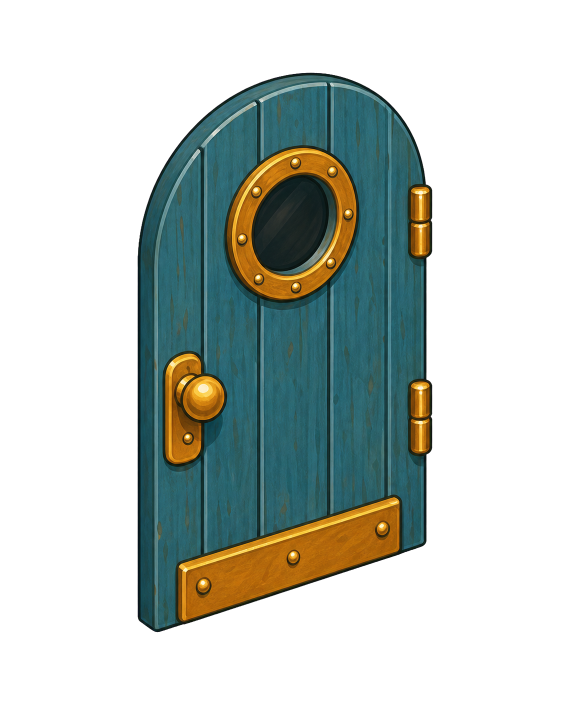
#> input picture assets/model-library/house/v2/candidates/main-door-closed-bottom-right-v3-cutout.png, 1122 x 1402 px (shown at 1/2 size); the run also reads 1 picture not shown here
$ python build-house-door-candidate.py
#> lines starting #> are read from the running program, lines starting #| are printed output that depends on the picture; after the words box and inside, x2 and y2 are one past the last pixel; in counts of white or black regions, pixels touching at a corner belong together
#!/usr/bin/env python3
"""Normalize a generated closed-door candidate to the house aperture contract."""

from __future__ import annotations

import argparse
from pathlib import Path

from PIL import Image, ImageOps


ROOT = Path(__file__).resolve().parents[1]
PACKAGE = ROOT / "assets/model-library/house/v2"
CANDIDATES = PACKAGE / "candidates"
DEFAULT_SOURCE = CANDIDATES / "main-door-closed-bottom-right-v3-cutout.png"
DEFAULT_OUTPUT = CANDIDATES / "main-door-closed-bottom-right-v3.png"
DEFAULT_ASSEMBLY = PACKAGE / "validation/door-closed-bottom-right-v3-assembly.png"
DEFAULT_DETAIL = PACKAGE / "validation/door-closed-bottom-right-v3-detail.png"


def main() -> None:
    parser = argparse.ArgumentParser()
    parser.add_argument("--source", type=Path, default=DEFAULT_SOURCE)
    parser.add_argument("--output", type=Path, default=DEFAULT_OUTPUT)
    parser.add_argument("--assembly", type=Path, default=DEFAULT_ASSEMBLY)
    parser.add_argument("--detail", type=Path, default=DEFAULT_DETAIL)
    args = parser.parse_args()
    for name in ("source", "output", "assembly", "detail"):
        value = getattr(args, name)
        if not value.is_absolute():
            setattr(args, name, ROOT / value)

    mask = Image.open(PACKAGE / "main-door-fit-mask-v2.png").convert("RGBA").getchannel("A")
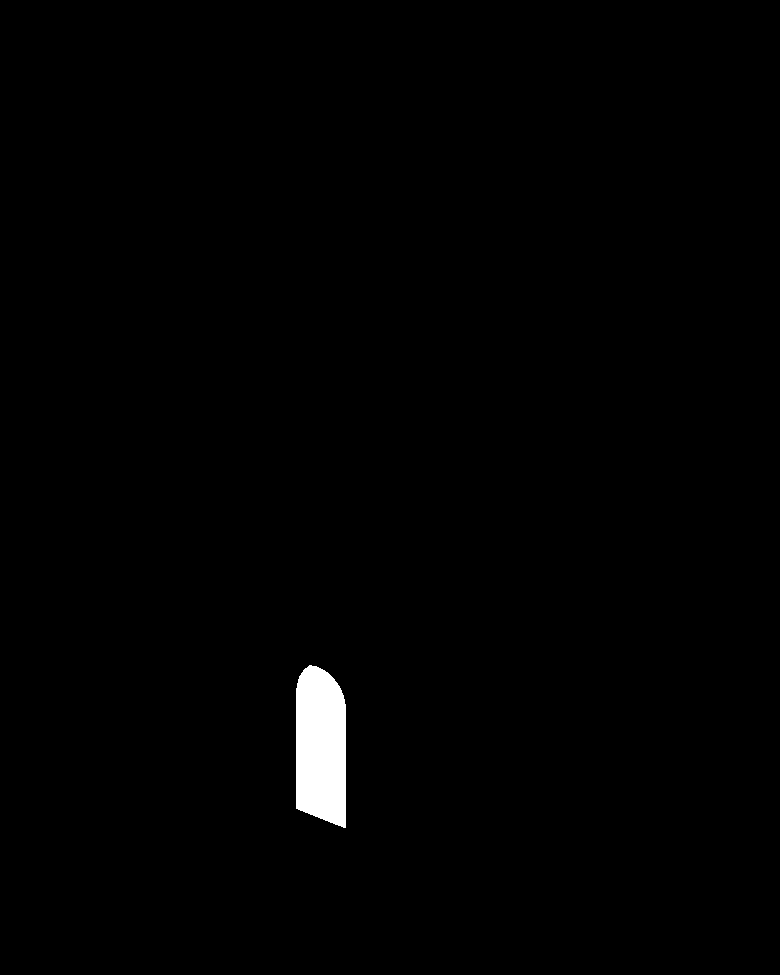
#> mask: PIL image 780x975 L; 0.94% white; 1 white region, box (x1, y1, x2, y2) and area: (296, 665, 346, 828) 7178
    mask_bbox = mask.getbbox()
#> mask_bbox = (296, 665, 346, 828)
    if mask_bbox is None:
        raise ValueError("House doorway mask has no visible pixels")

    source = Image.open(args.source).convert("RGBA")
#> source is the input picture: PIL image 1122x1402 RGBA; mean R, G, B, A 25.3, 33.9, 28.9, 90.9
    source_bbox = source.getchannel("A").getbbox()
#> source_bbox = (275, 145, 865, 1265)
    if source_bbox is None:
        raise ValueError("Generated door candidate has no visible pixels")

    target_size = (mask_bbox[2] - mask_bbox[0], mask_bbox[3] - mask_bbox[1])
#> target_size = (50, 163)
    artwork = source.crop(source_bbox).resize(target_size, Image.Resampling.LANCZOS)
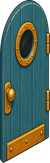
#> artwork: PIL image 50x163 RGBA; mean R, G, B, A 60.5, 81.6, 69.5, 216.4; transparent parts drawn white
    # Guarantee full mask coverage without adding casing, hinges, or trim outside
    # the aperture. The colored underpaint is visible only at antialiased edges.
    texture = Image.new("RGBA", target_size, (24, 91, 99, 255))
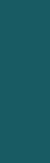
#> texture: PIL image 50x163 RGBA; mean R, G, B, A 24, 91, 99, 255
    texture.alpha_composite(artwork)
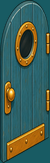
#> texture: PIL image 50x163 RGBA; mean R, G, B, A 63.8, 94.5, 83.7, 255
    texture.putalpha(Image.new("L", target_size, 255))

    canvas = Image.new("RGBA", mask.size, (0, 0, 0, 0))
#> canvas: PIL image 780x975 RGBA; every value is 0
    canvas.paste(texture, mask_bbox[:2], mask.crop(mask_bbox))
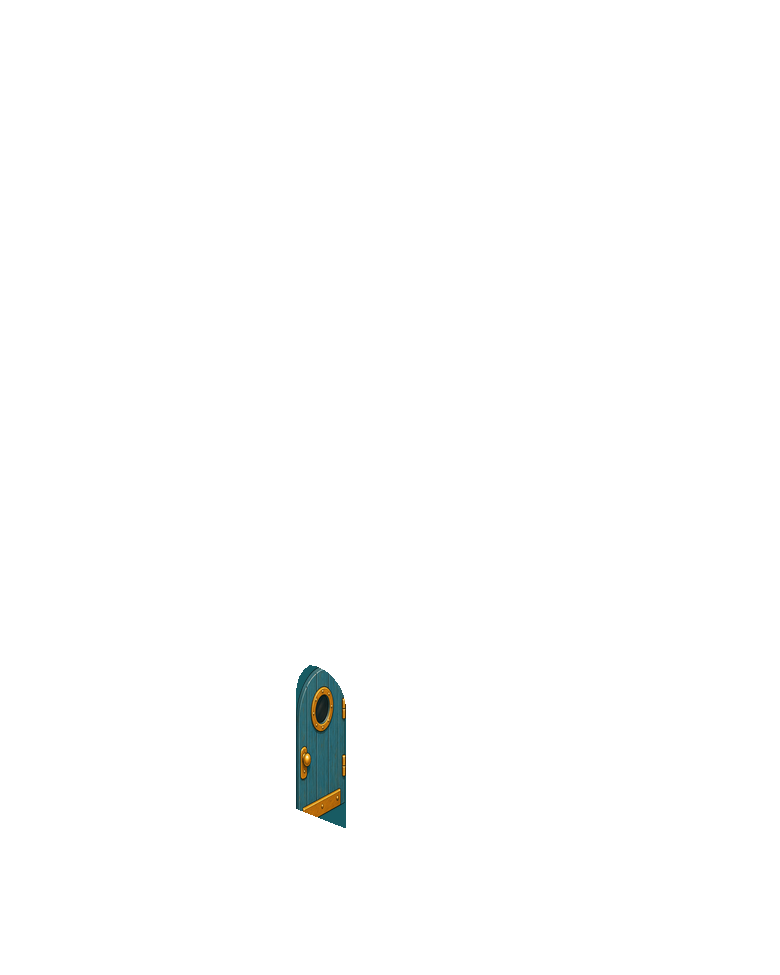
#> canvas: PIL image 780x975 RGBA; mean R, G, B, A 0.6, 0.9, 0.8, 2.4; transparent parts drawn white
    args.output.parent.mkdir(parents=True, exist_ok=True)
    canvas.save(args.output, optimize=True)

#> (the run stopped early here; a loop or call above may not have finished)
